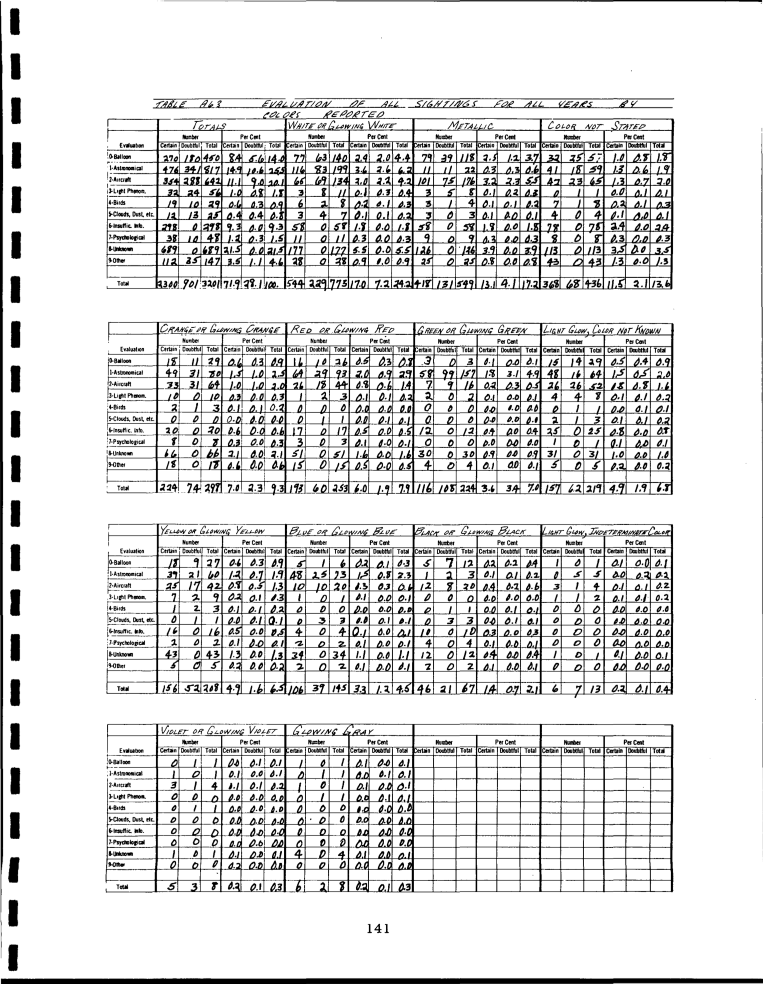
#> input picture measurements/quality-and-raster-fixes/blue-book-page-150.png, 1526 x 1967 px (shown at 1/2 size)
$ python -i verify-output.py   (imports and definitions only)
#> lines starting #> are read from the running program, lines starting #| are printed output that depends on the picture; after the words box and inside, x2 and y2 are one past the last pixel; in counts of white or black regions, pixels touching at a corner belong together
import json, zipfile, xml.etree.ElementTree as ET, io, hashlib
from pathlib import Path
from PIL import Image, ImageChops
import argparse
parser=argparse.ArgumentParser(description="Check selected EPUB text/image preservation and FAA full-page raster proportions; requires Pillow.")
# [4 lines not run here, left out]
NS='{http://www.w3.org/1999/xhtml}'

def page_blocks(epub, target):
    found=[]
    with zipfile.ZipFile(epub) as z:
        for name in z.namelist():
            if not name.startswith('EPUB/chapter-') or not name.endswith('.xhtml'): continue
            root=ET.fromstring(z.read(name)); current=None
            for block in root.find(NS+'body'):
                markers=[int(e.get('id')[5:]) for e in block.iter() if e.get('id','').startswith('page-')]
                if markers: current=markers[-1]
                if current==target:
                    found.append(block)
    return found

def images(epub, blocks):
    return [str(Path('EPUB')/img.get('src')) for block in blocks for img in block.iter(NS+'img')]

# [1 line that did not run here, left out]
# [1 line that did not run here, left out]
# [1 line that did not run here, left out]
selected={}
# [15 lines not run here, left out]

def bounds(path):
#> called with path = 'blue-book-page-150.png'
    im=Image.open(path).convert('RGB')
    ink=ImageChops.difference(im,Image.new('RGB',im.size,'white')).convert('L').point(lambda p:255 if p>20 else 0)
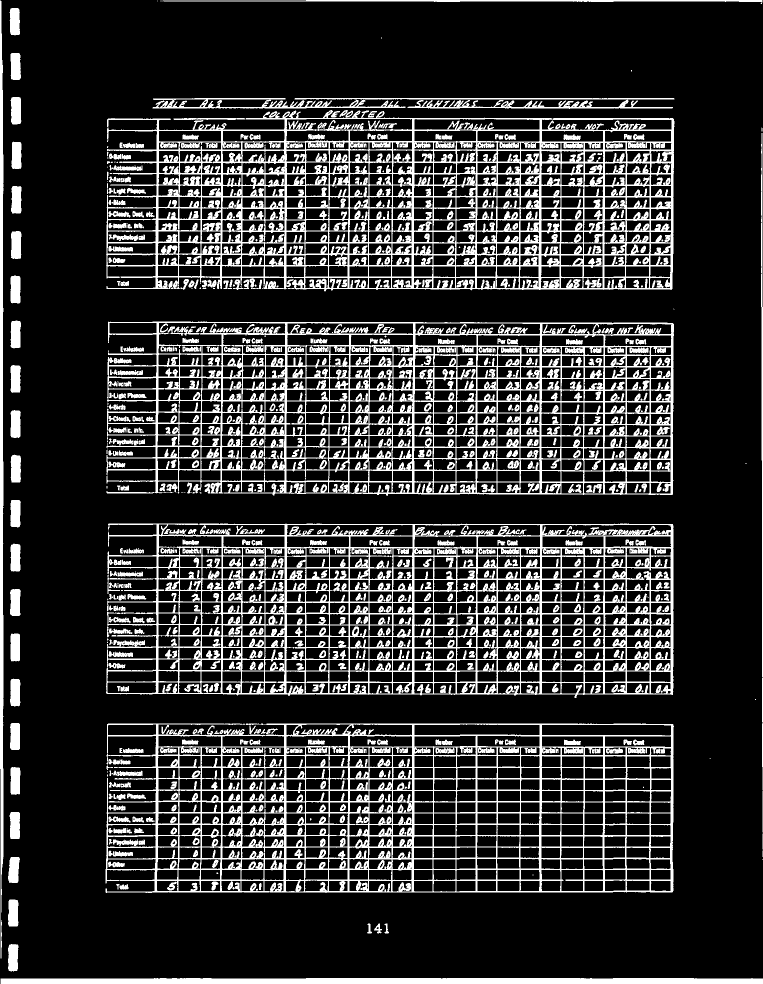
#> ink: PIL image 1526x1967 L (shown at 1/2 size); 19.7% white; 674 white regions (209 under 20 px), largest, box (x1, y1, x2, y2) and area: (212, 220, 1349, 583) 136460, (213, 643, 1348, 992) 118805, (212, 1047, 1347, 1396) 117073
    box=ink.getbbox()
#> box = (0, 0, 1526, 1967)
    return {'size':list(im.size),'inkBounds':list(box),'inkWidthFraction':(box[2]-box[0])/im.width,'inkHeightFraction':(box[3]-box[1])/im.height}

# [1 line that did not run here, left out]
# [3 lines not run here, left out]
# [4 lines that did not run here, left out]
# [3 lines not run here, left out]

>>> result = bounds('blue-book-page-150.png')
#> result = {'size': [1526, 1967], 'inkBounds': [0, 0, 1526, 1967], 'inkWidthFraction': 1, 'inkHeightFraction': 1}
